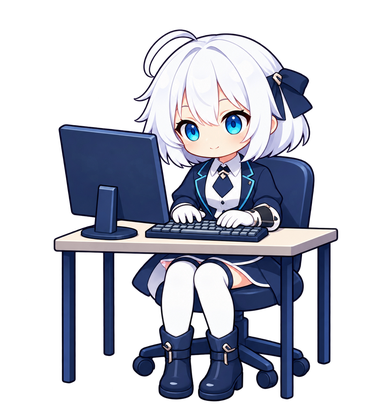
#> input picture sources/approved-animation-rig/default_work/source.png, 384 x 416 px, found by its file name
$ python make_interaction.py --out out.png
#> lines starting #> are read from the running program, lines starting #| are printed output that depends on the picture; after the words box and inside, x2 and y2 are one past the last pixel; in counts of white or black regions, pixels touching at a corner belong together
### YukioPlayer/tools/motion/motionlib.py
"""雪绪小幅动作：一张已确认的底图 + 局部平滑变形，生成丝滑、小幅度、不抽搐的逐帧图条。

为什么这样做：现有每套动作的 4 帧是分别生成的画，整幅线条（连桌腿、椅子）都有 1 像素级漂移，
直接轮播就会“呼吸抽搐”。这里只取其中一帧当底图，画面其余部分逐像素不动；要动的部分（手、笔、头、眼）
用高斯衰减的位移场做亚像素平移或小角度旋转，位移都在 2 像素以内，不会产生空洞或双重轮廓。
眨眼在变形之前画到底图上，所以眼皮会跟着头一起动。
"""
from __future__ import annotations

import hashlib
import math
from dataclasses import dataclass
from typing import Callable, Optional

import cv2
import numpy as np
from PIL import Image

W, H = 192, 208
_YY, _XX = np.mgrid[0:H, 0:W].astype(np.float32)

Vec = tuple[float, float]
Motion = Callable[[float], Vec]


# ---------- 图像读写（内部一律用预乘 alpha 的 float32，插值时透明边缘不会发黑发白） ----------

# [15 lines left out: functions load_frame, to_image, not called in this run]


def unpremul_rgb(p: np.ndarray) -> np.ndarray:
    al = p[..., 3:4]
    return np.where(al > 1e-4, p[..., :3] / np.maximum(al, 1e-6), 0)


# ---------- 位移把手 ----------

# [11 lines left out: function soft_weight, not called in this run]


@dataclass
class Shift:
    """在 center 附近按权重平移像素。motion(t) 返回 (dx, dy) 像素。"""
    center: Vec
    sigma: Vec
    motion: Motion
    region: Optional[tuple] = None
    feather: float = 3.0

    def __post_init__(self):
        self.w = soft_weight(self.center, self.sigma, self.region, self.feather)

    def field(self, t: float):
        dx, dy = self.motion(t)
        return self.w * dx, self.w * dy


@dataclass
class Rotate:
    """绕 pivot 小角度旋转（度，正值顺时针），权重同上。用于转头、歪头。"""
    pivot: Vec
    center: Vec
    sigma: Vec
    angle: Callable[[float], float]
    region: Optional[tuple] = None
    feather: float = 3.0

    def __post_init__(self):
        self.w = soft_weight(self.center, self.sigma, self.region, self.feather)

    # [35 lines left out: functions field, render, max_step, not called in this run]


# ---------- 时间曲线 ----------

def ease(x: float) -> float:
    x = min(max(x, 0.0), 1.0)
    return x * x * (3 - 2 * x)


# [16 lines left out: function keys, not called in this run]


def vec(points: list, period: float) -> Motion:
    f = keys(points, period)
    return lambda t: f(t)[:2]


def scalar(points: list, period: float) -> Callable[[float], float]:
    f = keys(points, period)
    return lambda t: f(t)[0]


# ---------- 时间轴与图条 ----------

@dataclass
class Frame:
    image: np.ndarray
    duration_ms: float


def frame_key(p: np.ndarray) -> str:
    return hashlib.sha1(np.round(np.clip(p, 0, 1) * 255).astype(np.uint8).tobytes()).hexdigest()


# [27 lines left out: functions assemble, save_strip, not called in this run]


# ---------- 眨眼 ----------

@dataclass
class Eye:
    """一只眼：每列 (上睫毛线顶部, 睫毛线厚度, 眼睛下缘)（1 倍坐标，下缘不含），以及虹膜中心。"""
    box: tuple
    columns: dict
    center: Vec


def detect_eye(plate: np.ndarray, box: tuple) -> Eye:
    x0, y0, x1, y1 = box
    rgb = unpremul_rgb(plate[y0:y1, x0:x1])
    al = plate[y0:y1, x0:x1, 3]
    r, g, b = rgb[..., 0], rgb[..., 1], rgb[..., 2]
    lum = 0.299 * r + 0.587 * g + 0.114 * b
    dark = (lum < 0.42) & (al > 0.7)
    iris = (b - r > 0.16) & (b > 0.45) & (al > 0.7)
    columns = {}
    for c in range(x1 - x0):
        d = np.nonzero(dark[:, c])[0]
        if len(d) == 0:
            continue
        top = int(d[0])
        lash = 1
        while top + lash < dark.shape[0] and dark[top + lash, c] and lash < 3:
            lash += 1
        e = np.nonzero(dark[:, c] | iris[:, c])[0]
        columns[x0 + c] = (y0 + top, lash, y0 + int(e[-1]) + 1)
    ys, xs = np.nonzero(iris)
    center = (x0 + float(xs.mean()), y0 + float(ys.mean())) if len(xs) else ((x0 + x1) / 2, (y0 + y1) / 2)
    return Eye(box, columns, center)


# [12 lines left out: function eye_outline, not called in this run]


def _median_color(pixels: list, fallback: np.ndarray) -> np.ndarray:
    return np.median(np.array(pixels), axis=0).astype(np.float32) if pixels else fallback


# [186 lines left out: functions paint_blink, polygon_mask, disk_mask, pick_pixels, part_mask, flood_mask and 2 more, not called in this run]


@dataclass
class Part:
    """整块移动的一层：按 mask 从 src 抠出，绕 pivot 顺时针转 angle 度，再平移 (dx, dy)。motion(t) → (dx, dy, angle)。"""
    mask: np.ndarray
    pivot: Vec
    motion: Callable[[float], tuple]
    image: Optional[np.ndarray] = None   # 不从底图抠、而是另外画好的一层（例如整理文件时后面那几张纸）

    # [35 lines left out: functions layer, compose, sheet_image, not called in this run]

### docs/development-evidence/2026-10-21/files/project/YukioPlayer/tools/motion/gaze_layers.py
"""Rigid, conjugate eye movement under fixed eyelids and eye corners.

Only iris colour detail is translated. Its backing is reconstructed from the
source sclera, so no remap can pull eyelashes, skin or hair into the eye white.
All coordinates are in the approved 2x artwork, not desktop points.
"""
from dataclasses import dataclass

import cv2
import numpy as np


def largest_component(mask):
    count, labels, stats, _ = cv2.connectedComponentsWithStats(mask.astype('uint8'))
    if count < 2:
        raise ValueError('No iris found in the approved eye box')
    return labels == 1 + np.argmax(stats[1:, cv2.CC_STAT_AREA])


@dataclass
class EyeLayer:
    box: tuple
    aperture: np.ndarray
    foreground: np.ndarray
    iris: np.ndarray
    sclera: np.ndarray

    @classmethod
    def make(cls, prem, eye):
        x0, y0, x1, y1 = eye.box
        rgb = prem[y0:y1, x0:x1, :3]
        red, green, blue = rgb.transpose(2, 0, 1)
        # The saturated blue component belongs to the iris, including its dark
        # outline. Fill the convex hull to retain the pupil and white catchlight.
        blue_seed = largest_component((blue - red > .065) & (blue > .06) & (green - red > .005))
        hull = cv2.convexHull(np.column_stack(np.nonzero(blue_seed)[::-1]).astype('int32'))
        iris = np.zeros(blue_seed.shape, 'uint8')
        cv2.fillConvexPoly(iris, hull, 1)

        # Follow the actual opening, not the blink helper's extrapolated almond.
        # Warm skin and dark eyelashes are excluded; only the component touching
        # this iris is kept, excluding separate strands of white hair.
        candidate = ((blue - red > .03) & (blue > .06)) | ((blue - red > -.025) & (rgb.min(2) > .52))
        _, labels = cv2.connectedComponents(candidate.astype('uint8'))
        label = np.bincount(labels[blue_seed]).argmax()
        aperture = (labels == label).astype('uint8')
        contours, _ = cv2.findContours(aperture, cv2.RETR_EXTERNAL, cv2.CHAIN_APPROX_SIMPLE)
        cv2.drawContours(aperture, contours, -1, 1, cv2.FILLED)

        # A one-pixel fringe retains the antialiased blue iris edge, but never
        # includes a corner/lash outside the fixed opening.
        iris = cv2.dilate(iris, np.ones((3, 3), 'uint8')) * aperture
        donors = (aperture > 0) & (iris == 0) & (rgb.min(2) > .52) & (np.ptp(rgb, axis=2) < .22)
        if donors.sum() < 3:
            raise ValueError(f'Insufficient sclera samples in {eye.box}')
        # Source-sampled row shading continues behind the iris. No inpainting
        # donors come from lashes or the surrounding skin.
        rows = np.flatnonzero(donors.any(axis=1))
        colours = np.array([np.median(rgb[y][donors[y]], axis=0) for y in rows])
        row_colours = np.stack([np.interp(np.arange(rgb.shape[0]), rows, colours[:, c])
                                for c in range(3)], axis=1).astype('float32')
        sclera = np.broadcast_to(row_colours[:, None, :], rgb.shape).copy()
        # Smooth donor shading vertically; individual antialiased edge samples
        # must not turn into horizontal stripes on the revealed eye white.
        sclera = cv2.GaussianBlur(sclera, (1, 9), 2)
        foreground = np.concatenate([rgb * iris[..., None], iris[..., None]], axis=2).astype('float32')
        return cls(eye.box, aperture.astype(bool), foreground, iris.astype(bool), sclera)

    # [7 lines left out: function translated, not called in this run]


class GazeRig:
    def __init__(self, prem, eyes, poses):
        self.source = prem
        self.eyes = [EyeLayer.make(prem, eye) for eye in eyes]
        # Use a single gain for BOTH eyes. Independent clamping would let one
        # iris stop while the other kept moving, producing a converging gaze.
        extents = np.array([p['gaze'] for p in poses], dtype='float32')
        maximum = np.max(np.abs(extents), axis=0)
        spans = []
        for eye in self.eyes:
            y, x = np.nonzero(eye.aperture)
            spans.append((np.ptp(x) + 1, np.ptp(y) + 1))
        limit = np.min(spans, axis=0) * np.array([.10, .08])
        self.gain = np.minimum(1, limit / np.maximum(maximum, 1e-6))

    def offset(self, dx, dy):
        return np.array([dx, dy]) * self.gain

    # [14 lines left out: function render, not called in this run]

### docs/development-evidence/2026-10-21/files/project/YukioPlayer/tools/interaction/make_interaction.py
"""Bake local, premultiplied deformation; the trajectory stays in the solver."""
from pathlib import Path
import sys,json,hashlib,math,argparse
import cv2,numpy as np
from PIL import Image,ImageDraw
sys.path.insert(0,str(Path(__file__).resolve().parents[1]/'motion'))
from motionlib import detect_eye
from gaze_layers import GazeRig
from blink_curves import paint_curve_blink
ROOT=Path(__file__).resolve().parents[3]; INPUT=ROOT/'sources/interaction-rig'

def rgba(p):
 a=np.clip(p[:,:,3:4],0,1); q=np.concatenate([p[:,:,:3]/np.maximum(a,1e-8),a],axis=2)
 return np.round(np.clip(q,0,1)*255).astype('uint8')
def over(b,t): return t+b*(1-t[:,:,3:4])
def smooth(t): return t*t*(3-2*t)

def main(out):
 out.mkdir(parents=True,exist_ok=True)
 src=np.array(Image.open(INPUT/'source.png').convert('RGBA')); prem=src.astype('float32')/255; prem[:,:,:3]*=prem[:,:,3:4]
#> in main, src is the input picture: shape (416, 384, 4); mean R, G, B, A 47.7, 50.3, 61.1, 105.2
 eyes=[detect_eye(prem,b) for b in [(147,98,175,119),(189,90,217,114)]]
#> in detect_eye, `dark = (lum < 0.42) & (al > 0.7)`:
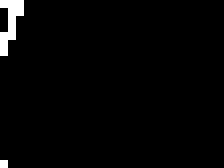
#> dark: shape (21, 28) bool (shown 8 times larger); 2% white in thin lines or dots, all inside (x1, y1, x2, y2) = (0, 0, 3, 21)
#> in detect_eye, `iris = (b - r > 0.16) & (b > 0.45) & (al > 0.7)`:
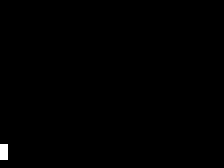
#> iris: shape (21, 28) bool (shown 8 times larger); 0.34% white in thin lines or dots, all inside (x1, y1, x2, y2) = (0, 18, 1, 20)
#> the loop in detect_eye, `for c in range(x1 - x0):` made 28 passes
#> e on passes 2 to 3: [0, 1, 2, 3, 4], [0, 1]
#> (d, e) on pass 1: ([0, 4, 5, 6, 20], [0, 4, 5, 6, 18, 19, 20])
#> after the loop in detect_eye, `for c in range(x1 - x0):`: columns = {147: (98, 1, 119), 148: (98, 3, 103), 149: (98, 2, 100)}
#> in detect_eye, `ys, xs = np.nonzero(iris)`: ys = [18, 19]; xs = [0, 0]
#> in detect_eye, `center = (x0 + float(xs.mean()), y0 + float(ys.mean())) if len(xs) els..`: center = (147, 116.5)
#> call 2 of detect_eye, with box = (189, 90, 217, 114)
#> in detect_eye (call 2), `x0, y0, x1, y1 = box`: x0 = 189; y0 = 90; x1 = 217; y1 = 114
#> in unpremul_rgb (call 2), `al = p[..., 3:4]`:
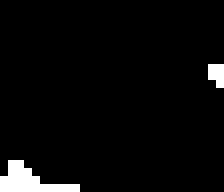
#> al: shape (24, 28, 1) float32 (shown 8 times larger); values 0.992 (black) and 0.996 (white), 3.7% white; 2 white regions (1 under 20 px), largest, box (x1, y1, x2, y2) and area: (0, 20, 10, 24) 20
#> in detect_eye (call 2), `r, g, b = rgb[..., 0], rgb[..., 1], rgb[..., 2]`:
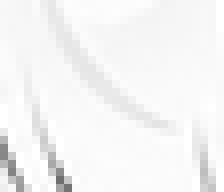
#> g: shape (24, 28) float32 (shown 8 times larger); min 0.435, max 1, mean 0.959
#> in detect_eye (call 2), `dark = (lum < 0.42) & (al > 0.7)`: dark: shape (24, 28) bool; every value is 0
#> after the loop in detect_eye (call 2), `for c in range(x1 - x0):`: columns = 0 items
#> in detect_eye (call 2), `ys, xs = np.nonzero(iris)`: ys = empty array
#> in detect_eye (call 2), `center = (x0 + float(xs.mean()), y0 + float(ys.mean())) if len(xs) els..`: center = (203, 102)
#> eyes = 2 items
 gaze=GazeRig(prem,eyes,[{'gaze':[1.5,.5]},{'gaze':[-1.5,-.5]}])
#> in largest_component, `count, labels, stats, _ = cv2.connectedComponentsWithStats(mask.astype..`:
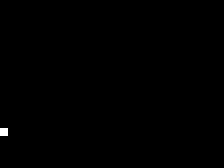
#> labels: shape (21, 28) int32 (shown 8 times larger); values 0 (black) and 1 (white), 0.17% white in thin lines or dots, all inside (x1, y1, x2, y2) = (0, 16, 1, 17)
#> in largest_component, `count, labels, stats, _ = cv2.connectedComponentsWithStats(mask.astype..`: count = 2; stats = [[0, 0, 28, 21, 587], [0, 16, 1, 1, 1]]
#> in make, `hull = cv2.convexHull(np.column_stack(np.nonzero(blue_seed)[::-1]).ast..`: hull = [[0, 16]]
#> in make, `candidate = ((blue - red > .03) & (blue > .06)) | ((blue - red > -.025..`:
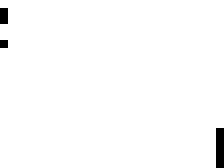
#> candidate: shape (21, 28) bool (shown 8 times larger); 98.6% white; black in thin lines or dots
#> in make, `_, labels = cv2.connectedComponents(candidate.astype('uint8'))`: labels: shape (21, 28) int32; values 0 (black) and 1 (white), 98.6% white; black in thin lines or dots
#> in make, `label = np.bincount(labels[blue_seed]).argmax()`: label = 1
#> in make, `contours, _ = cv2.findContours(aperture, cv2.RETR_EXTERNAL, cv2.CHAIN_..`: contours = 1 contour; box (x1, y1, x2, y2) and area: (0, 0, 28, 21) 532
#> in make, `iris = cv2.dilate(iris, np.ones((3, 3), 'uint8')) * aperture`: iris: shape (21, 28); values 0 (black) and 1 (white), 1% white; 1 white region (1 under 20 px)
#> in make, `donors = (aperture > 0) & (iris == 0) & (rgb.min(2) > .52) & (np.ptp(r..`:
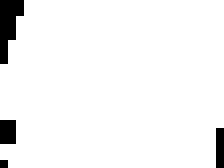
#> donors: shape (21, 28) bool (shown 8 times larger); 95.4% white; 4 black regions (4 under 20 px)
#> in make, `rows = np.flatnonzero(donors.any(axis=1))`: rows = 21 values from 0 to 20
#> in make, `colours = np.array([np.median(rgb[y][donors[y]], axis=0) for y in rows])`: colours = 21 rows, first 8: [0.957, 0.961, 0.98], [0.957, 0.961, 0.98], [0.957, 0.961, 0.98], [0.961, 0.963, 0.98], [0.965, 0.965, 0.98], [0.965, 0.969, 0.98], [0.965, 0.969, 0.98], [0.969, 0.969, 0.98]
#> in make, `row_colours = np.stack([np.interp(np.arange(rgb.shape[0]), rows, colou..`: row_colours has the same summary as colours
#> in largest_component (call 2), `count, labels, stats, _ = cv2.connectedComponentsWithStats(mask.astype..`: labels: shape (24, 28) int32; every value is 0
 curves=[(149,108,173,108,2.5),(190,99,215,100,3)]
 yy,xx=np.mgrid[:480,:384].astype('float32')
 masks={n:np.array(Image.open(INPUT/f'{n}-mask.png'))>0 for n in ['left-leg','right-leg','coat-left','coat-right']}
 # Seam-free inverse warp of the connected original. There is no detached part
 # revealing unseen anatomy: upper body translates rigidly, knees absorb motion.
 # Store explicit base/foreground even though this deformation reveals no cavity.
 np.savez_compressed(INPUT/'composition.npz',base=prem,foreground=np.zeros_like(prem))
 allowed=np.zeros(src.shape[:2],'uint8'); allowed[src[:,:,3]>0]=255
 Image.fromarray(allowed).save(INPUT/'allowed-mask.png')
 descriptions={'airborne':(1,True),'wall-impact':(7,False),'landing-impact':(12,False),'dizzy-intro':(7,False),'dizzy-loop':(45,True),'recover':(21,False)}
 descriptions.update({'wall-impact_light':(7,False),'wall-impact_medium':(7,False),'landing-impact_light':(12,False),'landing-impact_medium':(12,False)})
 states=[]; allposes={}; contacts=[]; allowed_output=np.zeros((528,432),bool)
 for name,(count,loop) in descriptions.items():
  frames=[]; poses=[]; hits=[]
  kind=name.split("_")[0]; intensity=.375 if name.endswith("_light") else .6875 if name.endswith("_medium") else 1.
  for i in range(count):
   t=i*.02; u=i/max(1,count-1)
   bend=close=gx=gy=sway=stars=0.
   if kind=='wall-impact': close=math.sin(math.pi*u)**.6; bend=2*intensity*math.sin(math.pi*u)
   if kind=='landing-impact': bend=8*intensity*math.sin(math.pi*u)**1.4; close=math.sin(math.pi*u)**.55
   if kind=='dizzy-intro': close=.55*smooth(u); stars=smooth(u); bend=2*smooth(u)
   if kind=='dizzy-loop':
    phase=2*math.pi*i/count; sway=3*math.sin(phase); gx=1.4*math.sin(phase+.6); gy=.4*math.cos(phase); close=.55; stars=1; bend=2+.7*math.sin(phase)
   if kind=='recover': close=.55*(1-smooth(u)); stars=1-smooth(u); bend=2*(1-smooth(u))
   face=paint_curve_blink(gaze.render(gx,gy),eyes,close,curves,cover_margin=1.3,warm_skin_only=True,eye_apertures=gaze.eyes)
   # Vertical displacement is constant above knees, tapering smoothly to zero
   # at each planted boot. Face/neck retain their shape and relationship.
   weight=1-smooth(np.clip((yy-280)/180,0,1))
   # Left boot is higher in the approved pose: its local ankle remains fixed.
   weight=np.where(masks['left-leg'],1-smooth(np.clip((yy-285)/132,0,1)),weight)
   dx=np.zeros_like(xx)
   for n,sign in [('left-leg',-1),('right-leg',1)]:
    dx+=masks[n]*sign*bend*.45*np.sin(np.pi*np.clip((yy-290)/160,0,1))
   # Extend the coordinate field smoothly around the cutout; do not use alpha
   # compositing of moved copies, which would leave residual legs behind.
   for n,sign in [('coat-left',-1),('coat-right',1)]:
    dx += masks[n]*sign*bend*.3*np.clip((yy-220)/100,0,1)*math.sin(math.pi*u+.4)
   dx=cv2.GaussianBlur(dx,(15,15),3)
   moved=cv2.remap(face,xx-dx,yy-bend*weight,cv2.INTER_LINEAR,borderMode=cv2.BORDER_CONSTANT)
   canvas=np.zeros((528,432,4),'float32'); canvas[24:504,24:408]=moved
   # Whole-body balance around the visible lower boot. No independent head turn.
   if abs(sway)>.001:
    matrix=cv2.getRotationMatrix2D((249,484),sway,1)
    canvas=cv2.warpAffine(canvas,matrix,(432,528),flags=cv2.INTER_LINEAR)
   hit=[]
   for row in range(canvas.shape[0]):
    line=np.pad(canvas[row,:,3]>.094,(1,1)); edges=np.flatnonzero(line[1:]!=line[:-1])
    for start,end in zip(edges[::2],edges[1::2]): hit.append([row,int(start),int(end)])
   hits.append(hit)
   # Three stars orbit with rear half occluded by the actual head alpha.
   if stars>0:
    back=Image.new('RGBA',(432,528)); front=Image.new('RGBA',(432,528))
    for k in range(3):
     a=2*math.pi*((0 if kind=='dizzy-intro' else t/.9)+k/3); x=216+66*math.cos(a); y=53+14*math.sin(a)
     target=front if math.sin(a)>0 else back; draw=ImageDraw.Draw(target)
     points=[(x+(.0+7 if j%2==0 else 3)*math.sin(j*math.pi/5),y-(7 if j%2==0 else 3)*math.cos(j*math.pi/5)) for j in range(10)]
     draw.polygon(points,fill=(255,218,104,int(255*stars)),outline=(115,83,42,int(255*stars)))
    def pre(im):
     a=np.array(im).astype('float32')/255; a[:,:,:3]*=a[:,:,3:4]; return a
    canvas=over(pre(back),canvas); canvas=over(canvas,pre(front))
   allowed_output |= canvas[:,:,3]>0
   frame=Image.fromarray(rgba(canvas)); frames.append(frame)
   poses.append({'timeMs':i*20,'bendPixels':bend,'eyeClosure':close,'gaze':[gx,gy],'balanceDegrees':sway,'starOpacity':stars})
  # Keep small atlases bounded; 8 columns, deduplicate exact frames.
  unique=[]; uniquehits=[]; seq=[]; hashes={}
  for frame,hit in zip(frames,hits):
   digest=hashlib.sha256(frame.tobytes()).hexdigest()
   if digest not in hashes: hashes[digest]=len(unique);unique.append(frame);uniquehits.append(hit)
   seq.append(hashes[digest])
  cols=min(8,len(unique)); atlas=Image.new('RGBA',(cols*432,math.ceil(len(unique)/cols)*528))
  for j,f in enumerate(unique):atlas.paste(f,(j%cols*432,j//cols*528))
  atlas.save(out/f'{name}.webp','WEBP',lossless=True,quality=100,method=3,exact=True)
  with Image.open(out/f'{name}.webp') as decoded: assert decoded.convert('RGBA').tobytes()==atlas.tobytes()
  states.append({'id':'interaction_'+name,'asset':name+'.webp','frameWidth':216,'frameHeight':264,'pixelScale':2,'sequence':seq,'durationsMs':[1000 if count==1 else 20]*count,'loop':loop,'loopStart':0,'hitRuns':uniquehits})
  if kind=='airborne':
   patches=Image.new('RGBA',(76*6,38))
   for level in range(1,7):
    blink=paint_curve_blink(prem,eyes,level/6,curves,cover_margin=1.3,warm_skin_only=True,eye_apertures=gaze.eyes)
    patches.paste(Image.fromarray(rgba(blink)).crop((142,85,218,123)),((level-1)*76,0))
   patches.save(out/'airborne-eyes.webp','WEBP',lossless=True,quality=100,method=3,exact=True)
   states[-1]['blink']={'asset':'airborne-eyes.webp','x':166,'y':109,'width':76,'height':38,'levels':6,'frames':[[0,1,2,3,4,5]],'seed':17071}
  allposes[name]=poses
  contacts.append(frames[count//2])
 Image.fromarray(allowed_output.astype('uint8')*255).save(INPUT/'allowed-output-mask.png')
 manifest={'version':1,'sourceSha256':hashlib.sha256((INPUT/'source.png').read_bytes()).hexdigest(),'contentOrigin':[12,12],'center':[108.52944371463218,116.131783043654],'foot':[124.5,242],'collider':'physics.json','states':states}
 (out/'interaction.json').write_text(json.dumps(manifest,indent=2)+'\n')
 (INPUT/'curves.json').write_text(json.dumps({'eyes':[(147,98,175,119),(189,90,217,114)],'closedCurves':curves,'poses':allposes,'pivotPixels':[249,484],'deformation':'connected inverse map; rigid face/neck; no exposed hidden regions'},indent=2))
 sheet=Image.new('RGBA',(432*3,558*math.ceil(len(contacts)/3)),'#eeeeee'); draw=ImageDraw.Draw(sheet)
 for j,f in enumerate(contacts): sheet.alpha_composite(f,(j%3*432,j//3*558+30));draw.text((j%3*432+8,j//3*558+8),list(descriptions)[j],fill='black')
 sheet.convert('RGB').save(out/'contact-sheet.png')
 print(out)
if __name__=='__main__':
#> (the run stopped early here; a loop or call above may not have finished)
